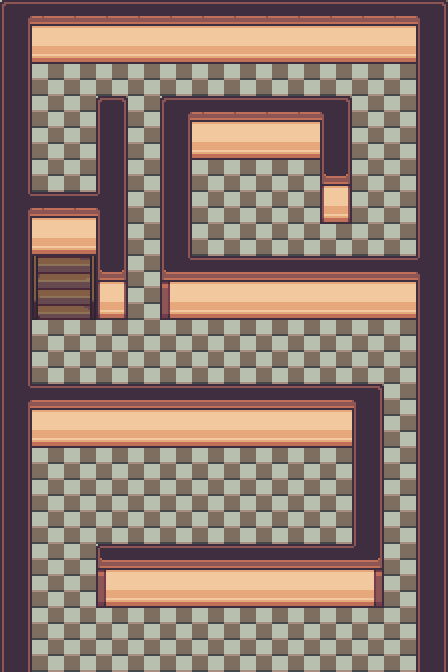

Rendered tile map (Tiled .tmx) drawn with the repository's tilesets; below, a short description and the map source with its tile grids summarised:
An orthogonal 14x21 tile map with 32x32 px tiles, 4 tile layers (Tile Layer 1, Tile Layer 2, Tile Layer 3, Above Player), 3 tilesets and 17 objects (14x collision, 3x event).

<map version="1.10" tiledversion="1.11.0" orientation="orthogonal" renderorder="right-down" compressionlevel="0" width="14" height="21" tilewidth="32" tileheight="32" infinite="0" nextlayerid="7" nextobjectid="26">
 <properties>
  <property name="edges" value="clamped" />
  <property name="inside" type="bool" value="true" />
  <property name="map_type" value="dungeon" />
  <property name="scenario" value="xero" />
  <property name="slug" value="omnichannel0" />
 </properties>
 <tileset firstgid="1" source="../gfx/tilesets/core_indoor_floors.tsx" />
 <tileset firstgid="3865" source="../gfx/tilesets/core_indoor_stairs.tsx" />
 <tileset firstgid="6835" source="../gfx/tilesets/core_indoor_walls.tsx" />
 <layer id="1" name="Tile Layer 1" width="14" height="21">
  <data>[294 cells, 294 non-empty, 1 distinct tile ids]</data>
 </layer>
 <layer id="2" name="Tile Layer 2" width="14" height="21">
  <data>[294 cells, 157 non-empty, 22 distinct tile ids]</data>
 </layer>
 <layer id="3" name="Tile Layer 3" width="14" height="21">
  <data>[294 cells, 0 non-empty, 0 distinct tile ids]</data>
 </layer>
 <layer id="4" name="Above Player" width="14" height="21">
  <data>[294 cells, 0 non-empty, 0 distinct tile ids]</data>
 </layer>
 <objectgroup color="#ff0000" id="3" name="Collisions">
  <object id="1" type="collision" x="0" y="0" width="32" height="672" />
  <object id="2" type="collision" x="32" y="0" width="416" height="32" />
  <object id="4" type="collision" x="416" y="32" width="32" height="640" />
  <object id="5" type="collision" x="160" y="96" width="32" height="224" />
  <object id="6" type="collision" x="192" y="256" width="224" height="64" />
  <object id="7" type="collision" x="192" y="96" width="160" height="64" />
  <object id="8" type="collision" x="32" y="192" width="96" height="96" />
  <object id="9" type="collision" x="96" y="288" width="32" height="32" />
  <object id="11" type="collision" x="32" y="384" width="320" height="64" />
  <object id="12" type="collision" x="352" y="384" width="32" height="224" />
  <object id="13" type="collision" x="96" y="544" width="256" height="64" />
  <object id="17" type="collision" x="32" y="32" width="384" height="32" />
  <object id="24" type="collision" x="320" y="160" width="32" height="64" />
  <object id="25" type="collision" x="96" y="96" width="32" height="96" />
 </objectgroup>
 <objectgroup color="#ffff00" id="4" name="Events">
  <object id="18" name="Teleport to Omnichannel 1" type="event" x="32" y="288" width="32" height="32">
   <properties>
    <property name="act10" value="transition_teleport player,omnichannel1.tmx,1,3,0.3" />
    <property name="act20" value="char_face player,up" />
    <property name="cond10" value="is char_at player" />
   </properties>
  </object>
  <object id="19" name="Teleport to Omnichannel 1" type="event" x="64" y="288" width="32" height="32">
   <properties>
    <property name="act10" value="transition_teleport player,omnichannel1.tmx,2,3,0.3" />
    <property name="act20" value="char_face player,up" />
    <property name="cond10" value="is char_at player" />
   </properties>
  </object>
  <object id="22" name="Play Music" type="event" x="0" y="0" width="32" height="32">
   <properties>
    <property name="act10" value="play_music music_omnichannel" />
    <property name="cond10" value="not music_playing music_omnichannel" />
   </properties>
  </object>
 </objectgroup>
</map>
